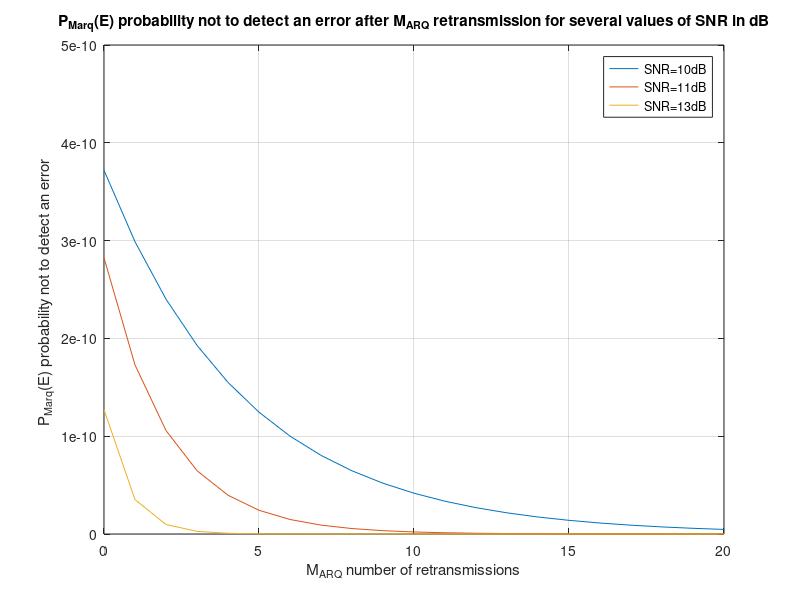

Here is the MATLAB script that generated this plot: (Note: this script raises an error after producing the figure.)


%% TP ARQ - Retransmissions 

%% I.4
n=2078; %from the TD
k=2047 ;%from the TD
lambda=0.7; %700ms from the TD
Marq=0:20;

% SNR=10=SNR=10dB
SNR1=10;
epsilon1=qfunc((SNR1)^0.5);

Pe1=(1-(1-epsilon1)^k)*2^(-(n-k));
Pc1=(1-epsilon1)^n;
Pd1=1-Pc1;

P_Marq1=Pd1.^Marq*Pe1;
meanth1=k*Pc1./(lambda*(1-(Marq+1).*Pd1.^Marq-Marq.*Pd1.^(Marq+1)));


% SNR=11dB
SNR2=11;
epsilon2=qfunc((SNR2)^0.5)

Pe2=(1-(1-epsilon2)^k)*2^(-(n-k));
Pc2=(1-epsilon2)^n;
Pd2=1-Pc2;

P_Marq2=Pd2.^Marq*Pe2;
meanth2=k*Pc2./(lambda*(1-(Marq+1).*Pd2.^Marq-Marq.*Pd2.^(Marq+1)));

%SNR=13dB
SNR3=13;
epsilon3=qfunc((SNR3)^0.5);

Pe3=(1-(1-epsilon3)^k)*2^(-(n-k));
Pc3=(1-epsilon3)^n;
Pd3=1-Pc3;

P_Marq3=Pe3*Pd3.^Marq;
meanth3=k*Pc3./(lambda*(1-(Marq+1).*Pd3.^Marq-Marq.*Pd3.^(Marq+1)));


figure(1)
plot(Marq,P_Marq1)
hold on
plot(Marq,P_Marq2)
hold on
plot(Marq,P_Marq3)
xlabel("M_{ARQ} number of retransmissions")
ylabel("P_{Marq}(E) probability not to detect an error ")
title('P_{Marq}(E) probability not to detect an error after M_{ARQ} retransmission for several values of SNR in dB')
legend("SNR=10dB","SNR=11dB","SNR=13dB")
grid on
hold off

%% III ARQ Simulation 
% (a)
k=112;
N=128;
sigma=1;
bitsN=motcrc(k,N);

% (b)
rn= channel(bitsN,1);

%(c)
crcdetect(bitsN,rn,k);
